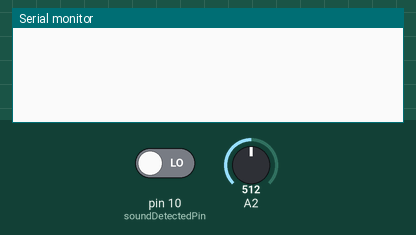
Recording of a sketch running on a simulated Arduino Uno, built with avr-gcc and run on an emulated ATmega328P. Shown: the last lines printed to the serial monitor. The test bench sets the inputs (shaded band); at power-on: pin 10 (soundDetectedPin) LOW, A2 = 512.

Above: at 1.2 s.
1.3 s: pin 10 (soundDetectedPin) driven HIGH
At 2.2 s:
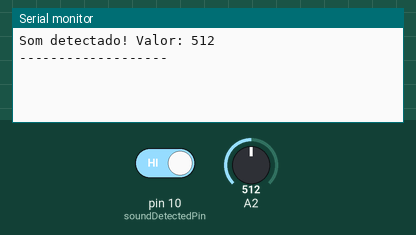
2.9 s: pin 10 (soundDetectedPin) driven LOW
At 4.2 s:
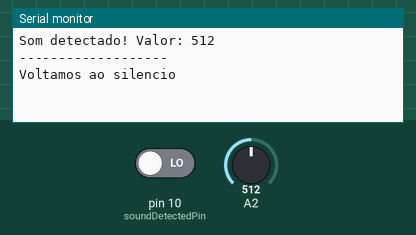

Measured:
- after the input at 1.3 s, the serial monitor: prints a new line after 0.09 s (image 1)
- after the input at 2.9 s, the serial monitor: prints a new line after 0.50 s (image 2)

The sketch:

sketch_sensor_som_II.ino
```cpp
/*
 * Sketch para transformar sinais de ruído em números procurando identificar instantes de silêncio
 * Antes, deve-se conferir as conexões entre a placa Arduino e o sensor de som:
 * OUT ligado em ~10
 * GND ligado em GND
 * VCC ligado em 5v
 */

int soundDetectedPin = 10; // Pino de entrada
int soundDetected = HIGH; // Flag valendo 1 identificando a ocorrencia de um som
int numReads  = 512; // quantas leituras analógicas serão realizadas
boolean bAlarm = false;
int soundDetectedValue;
long accumulatedValue;
long avgValue;


unsigned long lastSoundDetectTime; // Ultima vez na qual detectamos um ruido


int soundAlarmTime = 500; // Duração do alarme, em milisegundos. Neste caso, meio segundo!


void setup ()
{
  Serial.begin(9600);
  pinMode (soundDetectedPin, INPUT) ; // associamos o pino de entrada no sensor de som
}
void loop ()
{
  soundDetected = digitalRead (soundDetectedPin) ; // identificamos se houve som
  accumulatedValue = 0;
  for (int i=0; i< numReads; i++)
  {
      soundDetectedValue = analogRead(soundDetectedPin);   // mapeia voltagem de entrada (entre 0 e 5 volts) em um inteiro (entre 0 e 1023). Mais detalhes em https://www.arduino.cc/en/Reference/AnalogRead
      accumulatedValue = accumulatedValue + soundDetectedValue;
  }
  avgValue = accumulatedValue/numReads;

 // Serial.println (avgValue);

  if (soundDetected == HIGH) // Se houve som...
  {
    lastSoundDetectTime = millis(); // registramos instante corrente. neste caso, para guardar a última vez em que foi captado algum ruído
    if (!bAlarm){
      Serial.print("Som detectado! Valor: ");
      Serial.println (avgValue);
      Serial.println ("-------------------");
      bAlarm = true;
    }
  }
  else
  {
    if( (millis()-lastSoundDetectTime) > soundAlarmTime  &&  bAlarm){
      Serial.println("Voltamos ao silencio");
      bAlarm = false;
    }
  }
  //delay(5000); // pausa de 5 segundos antes da próxima medida
}
```
